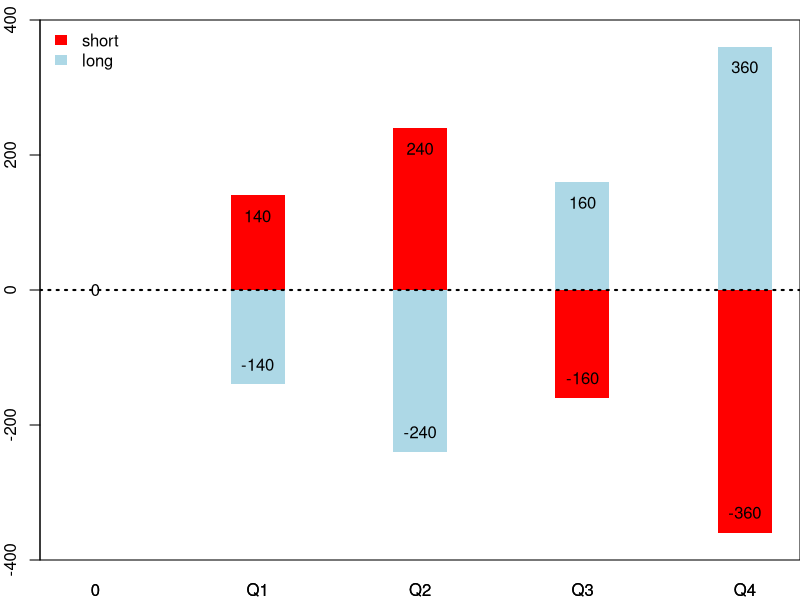

Generate this figure with R:
try( setwd(dirname(rstudioapi::getActiveDocumentContext()$path)))

swap <- c(0,140, 140, 140, 140)
index <- c(0, 0, -100, 300, 500)
short <- swap - index
long <- index -swap

data <- t(as.matrix(cbind(long, short)))
colnames(data) <- c('0','Q1','Q2','Q3','Q4')

svg('barchart-swap.svg', width=7, height=3)
par(mar=c(2,2,1,0))
bp = barplot(data[1,], col='lightblue', 
        space=2,
        border=NA,
        ylab='bps', ylim=c(-400, 400))
legend('topleft', legend=c('short','long'), fill=c('red','lightblue'), bty='n', border=NA, cex=1)

barplot(data[2,], col='red', 
        space=2,
        border=NA,
        ylab='bps', ylim=c(-400, 400), add=TRUE, axes=FALSE)
abline(h=0, lwd=2, lty=3)
box()

text(bp[1], 0, 0, cex=1)
for(i in 2:length(bp)){
  label.y <- abs(short)-30
  text(bp[i], label.y[i], abs(short[i]), cex=1)
  text(bp[i], -label.y[i], -abs(long[i]), cex=1)
}
dev.off()
